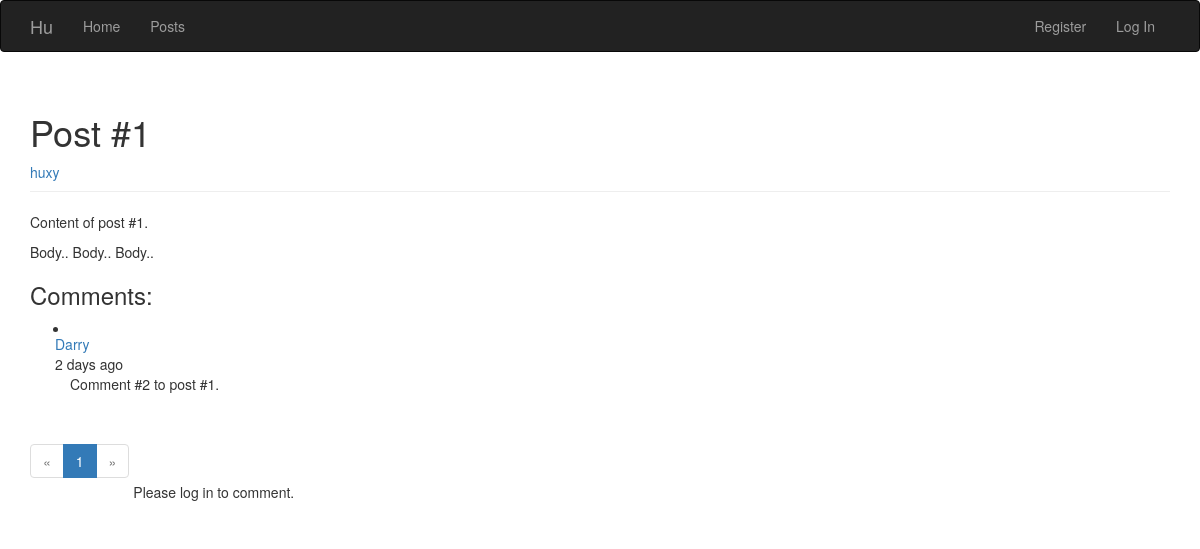
/posts/1, run on the app's committed database.
### app/models.py (models this page shows, shortened)
class Post(db.Model):
    __tablename__ = 'posts'
    id = db.Column(db.Integer, primary_key=True)
    author_id = db.Column(db.Integer, db.ForeignKey('users.id'))
    title = db.Column(db.String)
    body = db.Column(db.Text)
    body_html = db.Column(db.Text)
    timestamp = db.Column(db.DateTime, index=True, default=datetime.utcnow)
    comments = db.relationship('Comment', backref='post', lazy='dynamic')

class User(UserMixin, db.Model):
    __tablename__ = 'users'
    id = db.Column(db.Integer, primary_key = True)
    username = db.Column(db.String(64), unique = True, index = True)
    password_hash = db.Column(db.String(128))
    role_id = db.Column(db.Integer, db.ForeignKey('roles.id'))
    location = db.Column(db.String(64))
    about_me = db.Column(db.Text())
    member_since = db.Column(db.DateTime(), default=datetime.utcnow)
    last_seen = db.Column(db.DateTime(), default=datetime.utcnow)
    comments = db.relationship('Comment', backref='author', lazy='dynamic')
    posts = db.relationship('Post', backref='author', lazy='dynamic')
    followed = db.relationship('Follow', foreign_keys=[Follow.follower_id], backref=db.backref('follower', lazy='joined'),lazy='dynamic',cascade='all, delete-orphan')
    follower = db.relationship('Follow', foreign_keys=[Follow.followed_id], backref=db.backref('followed', lazy='joined'),lazy='dynamic',cascade='all, delete-orphan')
    @property
    def password(self):
        raise AttributeError('Password is not a readable attribute.')

class Comment(db.Model):
    __tablename__ = 'comments'
    id = db.Column(db.Integer, primary_key=True)
    post_id = db.Column(db.Integer, db.ForeignKey('posts.id'))
    body = db.Column(db.Text)
    timestamp = db.Column(db.DateTime,index=True, default=datetime.utcnow)
    author_id = db.Column(db.Integer, db.ForeignKey('users.id'))
    disabled = db.Column(db.Boolean, default = False)

### app/main/views.py (the view, shortened to what this page needs)
@main.route('/posts/<int:id>', methods=['GET', 'POST'])
def post_id(id):
    post = Post.query.get_or_404(id)
    form = CommentForm()
    page = request.args.get('page', 1, type=int)
    pagination = Comment.query.filter_by(post_id=id).order_by(Comment.timestamp.desc()).paginate(page, per_page=current_app.config['COMMENTS_PER_PAGE'], error_out=False)
    return render_template('post_id.html', post=post, form=form, comments=pagination.items, pagination=pagination)

### app/auth/views.py (called while the page is built)
@auth.before_app_request
def before_request():
    if current_user.is_authenticated:
        current_user.ping()

### app/models.py (called while the page is built)
    def is_administrator(self):
        return False

### app/templates/post_id.html (shortened to what this page needs)
{%extends "base.html" %}
{%import "bootstrap/wtf.html" as wtf%}
{%import "_macros.html" as macros %}
{%block page_content %}
<div class="page-header">
	<h1>{{post.title}}</h1>
	<a href="{{url_for('main.user', username=post.author.username)}}">
	{{post.author.username}}
	</a>
</div>
<div class="post-content">
	{{post.body_html | safe}}
</div>
{%include '_comments.html'%}
<div class="pagination">
	{{macros.pagination_widget(pagination, 'main.post_id', id=post.id)}}
</div>
{%if current_user.is_authenticated %}
{{wtf.quick_form(form)}}
{%else%}
Please log in to comment.
{%endif%}
{%endblock%}

### app/templates/_comments.html (shortened to what this page needs)
<div>
	<h3>Comments:</h3>
<ul class="posts">
	{%for comment in comments %}
	{%if current_user.is_administrator() or not comment.disabled %}
		<li class="post">
			<div class="row">
				<div class="col-4">
					<div class="post-author">
						<a href="{{url_for('main.user', username=comment.author.username)}}">
							{{ comment.author.username }}
						</a>
					</div>
				</div>
				<div class="col-4">
					<div class="post-date">{{moment(comment.timestamp).fromNow()}}</div>
				</div>
			</div>
				<div class="post-content">
					<div class="post-body">
						{{comment.body}}
					</div>
				</div>
		</li>
	{%endif%}
	{%endfor%}
</ul>
</div>

### data on the page
Post: title "Post #1", body_html "Content of post #1. Body.. Body.. Body.."
User: author.username "huxy"
Comment: author.username "Darry", timestamp "2 days ago", body "Comment #2 to post #1."

### other printed values
{{ p }} "1"
